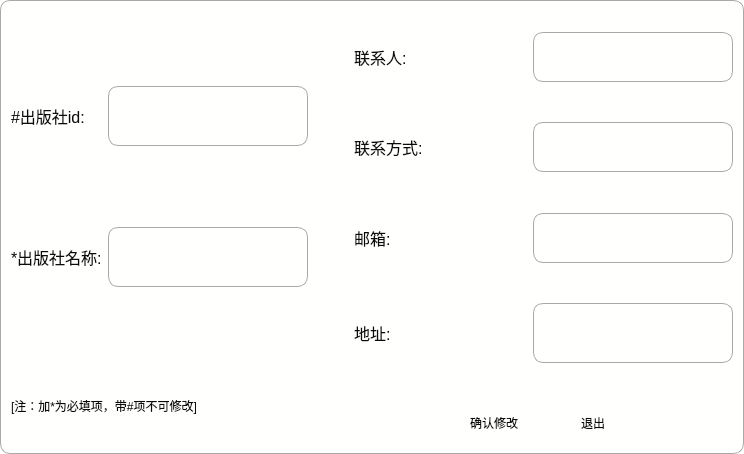
<?xml version="1.0" encoding="UTF-8"?>
<ui version="4.0">
 <class>Presschange</class>
 <widget class="QDialog" name="Presschange">
  <property name="geometry">
   <rect>
    <x>0</x>
    <y>0</y>
    <width>744</width>
    <height>454</height>
   </rect>
  </property>
  <property name="windowTitle">
   <string>Dialog</string>
  </property>
  <property name="styleSheet">
   <string notr="true">QPushButton:hover{
        color:red
        }
QLineEdit{
        border:1px solid gray;;
        border-radius:10px;
        padding:2px 4px;
}
QWidget{
        color:#0c0a0a;
        background:rgb(255, 255, 253);
        border-top:1px solid darkGray;
        border-bottom:1px solid darkGray;
        border-right:1px solid darkGray;
        border-left:1px solid darkGray;
        border-top-left-radius:10px;
        border-top-right-radius:10px;
        border-bottom-right-radius:10px;
        border-bottom-left-radius:10px;
    }
QLabel{
        border:none;}

QPushButton{border:none
           }</string>
  </property>
  <layout class="QHBoxLayout" name="horizontalLayout_13">
   <item>
    <layout class="QVBoxLayout" name="verticalLayout_3" stretch="1,3,1,3,1,1">
     <item>
      <spacer name="verticalSpacer_21">
       <property name="orientation">
        <enum>Qt::Vertical</enum>
       </property>
       <property name="sizeHint" stdset="0">
        <size>
         <width>20</width>
         <height>40</height>
        </size>
       </property>
      </spacer>
     </item>
     <item>
      <layout class="QHBoxLayout" name="horizontalLayout_6">
       <item>
        <widget class="QLabel" name="label_5">
         <property name="font">
          <font>
           <pointsize>12</pointsize>
          </font>
         </property>
         <property name="text">
          <string>#出版社id:</string>
         </property>
        </widget>
       </item>
       <item>
        <widget class="QTextBrowser" name="Press_id_bro">
         <property name="sizePolicy">
          <sizepolicy hsizetype="Fixed" vsizetype="Fixed">
           <horstretch>0</horstretch>
           <verstretch>0</verstretch>
          </sizepolicy>
         </property>
         <property name="minimumSize">
          <size>
           <width>150</width>
           <height>50</height>
          </size>
         </property>
         <property name="maximumSize">
          <size>
           <width>200</width>
           <height>60</height>
          </size>
         </property>
        </widget>
       </item>
       <item>
        <spacer name="horizontalSpacer_3">
         <property name="orientation">
          <enum>Qt::Horizontal</enum>
         </property>
         <property name="sizeType">
          <enum>QSizePolicy::Fixed</enum>
         </property>
         <property name="sizeHint" stdset="0">
          <size>
           <width>40</width>
           <height>20</height>
          </size>
         </property>
        </spacer>
       </item>
      </layout>
     </item>
     <item>
      <spacer name="verticalSpacer_20">
       <property name="orientation">
        <enum>Qt::Vertical</enum>
       </property>
       <property name="sizeHint" stdset="0">
        <size>
         <width>20</width>
         <height>40</height>
        </size>
       </property>
      </spacer>
     </item>
     <item>
      <layout class="QHBoxLayout" name="horizontalLayout_7">
       <item>
        <widget class="QLabel" name="label_7">
         <property name="font">
          <font>
           <pointsize>12</pointsize>
          </font>
         </property>
         <property name="text">
          <string>*出版社名称:</string>
         </property>
        </widget>
       </item>
       <item>
        <widget class="QTextEdit" name="text_pnm">
         <property name="sizePolicy">
          <sizepolicy hsizetype="Fixed" vsizetype="Fixed">
           <horstretch>0</horstretch>
           <verstretch>0</verstretch>
          </sizepolicy>
         </property>
         <property name="minimumSize">
          <size>
           <width>150</width>
           <height>60</height>
          </size>
         </property>
         <property name="maximumSize">
          <size>
           <width>200</width>
           <height>60</height>
          </size>
         </property>
        </widget>
       </item>
       <item>
        <spacer name="horizontalSpacer_6">
         <property name="orientation">
          <enum>Qt::Horizontal</enum>
         </property>
         <property name="sizeType">
          <enum>QSizePolicy::Fixed</enum>
         </property>
         <property name="sizeHint" stdset="0">
          <size>
           <width>40</width>
           <height>20</height>
          </size>
         </property>
        </spacer>
       </item>
      </layout>
     </item>
     <item>
      <spacer name="verticalSpacer_19">
       <property name="orientation">
        <enum>Qt::Vertical</enum>
       </property>
       <property name="sizeHint" stdset="0">
        <size>
         <width>20</width>
         <height>40</height>
        </size>
       </property>
      </spacer>
     </item>
     <item>
      <widget class="QLabel" name="label_11">
       <property name="text">
        <string>[注：加*为必填项，带#项不可修改]</string>
       </property>
      </widget>
     </item>
    </layout>
   </item>
   <item>
    <layout class="QVBoxLayout" name="verticalLayout_2">
     <item>
      <spacer name="verticalSpacer_10">
       <property name="orientation">
        <enum>Qt::Vertical</enum>
       </property>
       <property name="sizeHint" stdset="0">
        <size>
         <width>20</width>
         <height>40</height>
        </size>
       </property>
      </spacer>
     </item>
     <item>
      <layout class="QHBoxLayout" name="horizontalLayout_8">
       <item>
        <widget class="QLabel" name="label_6">
         <property name="font">
          <font>
           <pointsize>12</pointsize>
          </font>
         </property>
         <property name="text">
          <string>联系人:</string>
         </property>
        </widget>
       </item>
       <item>
        <widget class="QTextEdit" name="text_pman">
         <property name="sizePolicy">
          <sizepolicy hsizetype="Fixed" vsizetype="Fixed">
           <horstretch>0</horstretch>
           <verstretch>0</verstretch>
          </sizepolicy>
         </property>
         <property name="minimumSize">
          <size>
           <width>200</width>
           <height>50</height>
          </size>
         </property>
         <property name="maximumSize">
          <size>
           <width>200</width>
           <height>50</height>
          </size>
         </property>
        </widget>
       </item>
      </layout>
     </item>
     <item>
      <spacer name="verticalSpacer_11">
       <property name="orientation">
        <enum>Qt::Vertical</enum>
       </property>
       <property name="sizeHint" stdset="0">
        <size>
         <width>20</width>
         <height>40</height>
        </size>
       </property>
      </spacer>
     </item>
     <item>
      <spacer name="verticalSpacer_12">
       <property name="orientation">
        <enum>Qt::Vertical</enum>
       </property>
       <property name="sizeType">
        <enum>QSizePolicy::Fixed</enum>
       </property>
       <property name="sizeHint" stdset="0">
        <size>
         <width>20</width>
         <height>13</height>
        </size>
       </property>
      </spacer>
     </item>
     <item>
      <layout class="QHBoxLayout" name="horizontalLayout_9">
       <item>
        <widget class="QLabel" name="label_8">
         <property name="font">
          <font>
           <pointsize>12</pointsize>
          </font>
         </property>
         <property name="text">
          <string>联系方式:</string>
         </property>
        </widget>
       </item>
       <item>
        <widget class="QTextEdit" name="text_pph">
         <property name="sizePolicy">
          <sizepolicy hsizetype="Fixed" vsizetype="Fixed">
           <horstretch>0</horstretch>
           <verstretch>0</verstretch>
          </sizepolicy>
         </property>
         <property name="minimumSize">
          <size>
           <width>200</width>
           <height>50</height>
          </size>
         </property>
         <property name="maximumSize">
          <size>
           <width>200</width>
           <height>50</height>
          </size>
         </property>
        </widget>
       </item>
      </layout>
     </item>
     <item>
      <spacer name="verticalSpacer_13">
       <property name="orientation">
        <enum>Qt::Vertical</enum>
       </property>
       <property name="sizeHint" stdset="0">
        <size>
         <width>20</width>
         <height>40</height>
        </size>
       </property>
      </spacer>
     </item>
     <item>
      <spacer name="verticalSpacer_14">
       <property name="orientation">
        <enum>Qt::Vertical</enum>
       </property>
       <property name="sizeType">
        <enum>QSizePolicy::Fixed</enum>
       </property>
       <property name="sizeHint" stdset="0">
        <size>
         <width>20</width>
         <height>13</height>
        </size>
       </property>
      </spacer>
     </item>
     <item>
      <layout class="QHBoxLayout" name="horizontalLayout_10">
       <item>
        <widget class="QLabel" name="label_9">
         <property name="font">
          <font>
           <pointsize>12</pointsize>
          </font>
         </property>
         <property name="text">
          <string>邮箱:</string>
         </property>
        </widget>
       </item>
       <item>
        <widget class="QTextEdit" name="text_pem">
         <property name="sizePolicy">
          <sizepolicy hsizetype="Fixed" vsizetype="Fixed">
           <horstretch>0</horstretch>
           <verstretch>0</verstretch>
          </sizepolicy>
         </property>
         <property name="minimumSize">
          <size>
           <width>200</width>
           <height>50</height>
          </size>
         </property>
         <property name="maximumSize">
          <size>
           <width>200</width>
           <height>50</height>
          </size>
         </property>
        </widget>
       </item>
      </layout>
     </item>
     <item>
      <spacer name="verticalSpacer_15">
       <property name="orientation">
        <enum>Qt::Vertical</enum>
       </property>
       <property name="sizeHint" stdset="0">
        <size>
         <width>20</width>
         <height>40</height>
        </size>
       </property>
      </spacer>
     </item>
     <item>
      <spacer name="verticalSpacer_16">
       <property name="orientation">
        <enum>Qt::Vertical</enum>
       </property>
       <property name="sizeType">
        <enum>QSizePolicy::Fixed</enum>
       </property>
       <property name="sizeHint" stdset="0">
        <size>
         <width>20</width>
         <height>13</height>
        </size>
       </property>
      </spacer>
     </item>
     <item>
      <layout class="QHBoxLayout" name="horizontalLayout_11">
       <item>
        <widget class="QLabel" name="label_10">
         <property name="font">
          <font>
           <pointsize>12</pointsize>
          </font>
         </property>
         <property name="text">
          <string>地址:</string>
         </property>
        </widget>
       </item>
       <item>
        <widget class="QTextEdit" name="text_pad">
         <property name="sizePolicy">
          <sizepolicy hsizetype="Fixed" vsizetype="Fixed">
           <horstretch>0</horstretch>
           <verstretch>0</verstretch>
          </sizepolicy>
         </property>
         <property name="minimumSize">
          <size>
           <width>200</width>
           <height>60</height>
          </size>
         </property>
         <property name="maximumSize">
          <size>
           <width>200</width>
           <height>60</height>
          </size>
         </property>
        </widget>
       </item>
      </layout>
     </item>
     <item>
      <spacer name="verticalSpacer_17">
       <property name="orientation">
        <enum>Qt::Vertical</enum>
       </property>
       <property name="sizeHint" stdset="0">
        <size>
         <width>20</width>
         <height>40</height>
        </size>
       </property>
      </spacer>
     </item>
     <item>
      <spacer name="verticalSpacer_18">
       <property name="orientation">
        <enum>Qt::Vertical</enum>
       </property>
       <property name="sizeType">
        <enum>QSizePolicy::Fixed</enum>
       </property>
       <property name="sizeHint" stdset="0">
        <size>
         <width>20</width>
         <height>13</height>
        </size>
       </property>
      </spacer>
     </item>
     <item>
      <layout class="QHBoxLayout" name="horizontalLayout_12">
       <item>
        <spacer name="horizontalSpacer_8">
         <property name="orientation">
          <enum>Qt::Horizontal</enum>
         </property>
         <property name="sizeHint" stdset="0">
          <size>
           <width>40</width>
           <height>20</height>
          </size>
         </property>
        </spacer>
       </item>
       <item>
        <widget class="QPushButton" name="fixButton">
         <property name="sizePolicy">
          <sizepolicy hsizetype="Fixed" vsizetype="Fixed">
           <horstretch>0</horstretch>
           <verstretch>0</verstretch>
          </sizepolicy>
         </property>
         <property name="minimumSize">
          <size>
           <width>80</width>
           <height>30</height>
          </size>
         </property>
         <property name="text">
          <string>确认修改</string>
         </property>
        </widget>
       </item>
       <item>
        <spacer name="horizontalSpacer_9">
         <property name="orientation">
          <enum>Qt::Horizontal</enum>
         </property>
         <property name="sizeType">
          <enum>QSizePolicy::Fixed</enum>
         </property>
         <property name="sizeHint" stdset="0">
          <size>
           <width>13</width>
           <height>40</height>
          </size>
         </property>
        </spacer>
       </item>
       <item>
        <widget class="QPushButton" name="Button_2">
         <property name="sizePolicy">
          <sizepolicy hsizetype="Fixed" vsizetype="Fixed">
           <horstretch>0</horstretch>
           <verstretch>0</verstretch>
          </sizepolicy>
         </property>
         <property name="minimumSize">
          <size>
           <width>80</width>
           <height>30</height>
          </size>
         </property>
         <property name="text">
          <string>退出</string>
         </property>
        </widget>
       </item>
       <item>
        <spacer name="horizontalSpacer_10">
         <property name="orientation">
          <enum>Qt::Horizontal</enum>
         </property>
         <property name="sizeHint" stdset="0">
          <size>
           <width>40</width>
           <height>20</height>
          </size>
         </property>
        </spacer>
       </item>
      </layout>
     </item>
    </layout>
   </item>
  </layout>
 </widget>
 <resources/>
 <connections>
  <connection>
   <sender>Button_2</sender>
   <signal>clicked()</signal>
   <receiver>Presschange</receiver>
   <slot>close()</slot>
   <hints>
    <hint type="sourcelabel">
     <x>625</x>
     <y>412</y>
    </hint>
    <hint type="destinationlabel">
     <x>682</x>
     <y>384</y>
    </hint>
   </hints>
  </connection>
 </connections>
</ui>
